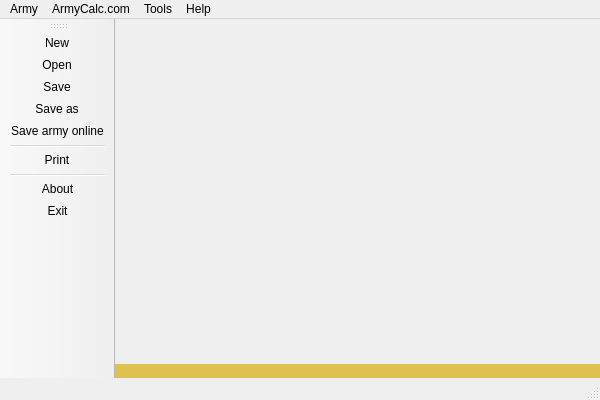
<?xml version="1.0" encoding="UTF-8"?>
<ui version="4.0">
 <class>MainWindow</class>
 <widget class="QMainWindow" name="MainWindow">
  <property name="geometry">
   <rect>
    <x>0</x>
    <y>0</y>
    <width>600</width>
    <height>400</height>
   </rect>
  </property>
  <property name="windowTitle">
   <string>ArmyCalc</string>
  </property>
  <widget class="QWidget" name="centralWidget">
   <layout class="QVBoxLayout" name="verticalLayout">
    <property name="spacing">
     <number>0</number>
    </property>
    <property name="margin">
     <number>0</number>
    </property>
    <item>
     <widget class="QTabWidget" name="tabWidget">
      <property name="tabShape">
       <enum>QTabWidget::Rounded</enum>
      </property>
      <property name="currentIndex">
       <number>-1</number>
      </property>
      <property name="iconSize">
       <size>
        <width>16</width>
        <height>16</height>
       </size>
      </property>
      <property name="documentMode">
       <bool>true</bool>
      </property>
      <property name="tabsClosable">
       <bool>true</bool>
      </property>
      <property name="movable">
       <bool>true</bool>
      </property>
     </widget>
    </item>
    <item>
     <widget class="QLabel" name="background">
      <property name="styleSheet">
       <string notr="true">background-color: #DEC14E;</string>
      </property>
      <property name="text">
       <string/>
      </property>
      <property name="pixmap">
       <pixmap resource="../resources/resources.qrc">:/images/armycalc.png</pixmap>
      </property>
      <property name="scaledContents">
       <bool>false</bool>
      </property>
      <property name="alignment">
       <set>Qt::AlignCenter</set>
      </property>
     </widget>
    </item>
   </layout>
  </widget>
  <widget class="QMenuBar" name="menuBar">
   <property name="geometry">
    <rect>
     <x>0</x>
     <y>0</y>
     <width>600</width>
     <height>23</height>
    </rect>
   </property>
   <widget class="QMenu" name="menuHelp">
    <property name="title">
     <string>Help</string>
    </property>
    <addaction name="actionAbout"/>
   </widget>
   <widget class="QMenu" name="menuArmy">
    <property name="title">
     <string>Army</string>
    </property>
    <addaction name="actionNew"/>
    <addaction name="separator"/>
    <addaction name="actionOpen"/>
    <addaction name="actionSave"/>
    <addaction name="actionSave_as"/>
    <addaction name="separator"/>
    <addaction name="actionPrint"/>
    <addaction name="separator"/>
    <addaction name="actionExit"/>
   </widget>
   <widget class="QMenu" name="menuArmyCalc">
    <property name="title">
     <string>ArmyCalc.com</string>
    </property>
    <addaction name="actionTest_connection"/>
    <addaction name="separator"/>
    <addaction name="actionSave_army_online"/>
    <addaction name="separator"/>
    <addaction name="actionCheck_for_new_version"/>
   </widget>
   <widget class="QMenu" name="menuTools">
    <property name="title">
     <string>Tools</string>
    </property>
    <addaction name="actionDebug_console"/>
   </widget>
   <addaction name="menuArmy"/>
   <addaction name="menuArmyCalc"/>
   <addaction name="menuTools"/>
   <addaction name="menuHelp"/>
  </widget>
  <widget class="QToolBar" name="mainToolBar">
   <attribute name="toolBarArea">
    <enum>LeftToolBarArea</enum>
   </attribute>
   <attribute name="toolBarBreak">
    <bool>false</bool>
   </attribute>
   <addaction name="actionNew"/>
   <addaction name="actionOpen"/>
   <addaction name="actionSave"/>
   <addaction name="actionSave_as"/>
   <addaction name="actionSave_army_online"/>
   <addaction name="separator"/>
   <addaction name="actionPrint"/>
   <addaction name="separator"/>
   <addaction name="actionAbout"/>
   <addaction name="actionExit"/>
  </widget>
  <widget class="QStatusBar" name="statusBar"/>
  <action name="actionNew">
   <property name="icon">
    <iconset resource="../resources/resources.qrc">
     <normaloff>:/icons/new.png</normaloff>:/icons/new.png</iconset>
   </property>
   <property name="text">
    <string>New...</string>
   </property>
  </action>
  <action name="actionOpen">
   <property name="icon">
    <iconset resource="../resources/resources.qrc">
     <normaloff>:/icons/open.png</normaloff>:/icons/open.png</iconset>
   </property>
   <property name="text">
    <string>Open...</string>
   </property>
  </action>
  <action name="actionSave">
   <property name="icon">
    <iconset resource="../resources/resources.qrc">
     <normaloff>:/icons/save.png</normaloff>:/icons/save.png</iconset>
   </property>
   <property name="text">
    <string>Save</string>
   </property>
  </action>
  <action name="actionPrint">
   <property name="icon">
    <iconset resource="../resources/resources.qrc">
     <normaloff>:/icons/print.png</normaloff>:/icons/print.png</iconset>
   </property>
   <property name="text">
    <string>Print...</string>
   </property>
  </action>
  <action name="actionSave_army_online">
   <property name="icon">
    <iconset resource="../resources/resources.qrc">
     <normaloff>:/icons/save_online.png</normaloff>:/icons/save_online.png</iconset>
   </property>
   <property name="text">
    <string>Save army online...</string>
   </property>
  </action>
  <action name="actionCheck_for_new_version">
   <property name="icon">
    <iconset resource="../resources/resources.qrc">
     <normaloff>:/icons/online.png</normaloff>:/icons/online.png</iconset>
   </property>
   <property name="text">
    <string>Check for new version...</string>
   </property>
   <property name="toolTip">
    <string>Check for new version</string>
   </property>
  </action>
  <action name="actionExit">
   <property name="icon">
    <iconset resource="../resources/resources.qrc">
     <normaloff>:/icons/quit.png</normaloff>:/icons/quit.png</iconset>
   </property>
   <property name="text">
    <string>Exit</string>
   </property>
  </action>
  <action name="actionAbout">
   <property name="icon">
    <iconset resource="../resources/resources.qrc">
     <normaloff>:/icons/about.png</normaloff>:/icons/about.png</iconset>
   </property>
   <property name="text">
    <string>About</string>
   </property>
  </action>
  <action name="actionTest_connection">
   <property name="icon">
    <iconset resource="../resources/resources.qrc">
     <normaloff>:/icons/online.png</normaloff>:/icons/online.png</iconset>
   </property>
   <property name="text">
    <string>Test connection</string>
   </property>
  </action>
  <action name="actionSave_as">
   <property name="icon">
    <iconset resource="../resources/resources.qrc">
     <normaloff>:/icons/save.png</normaloff>:/icons/save.png</iconset>
   </property>
   <property name="text">
    <string>Save as...</string>
   </property>
  </action>
  <action name="actionDebug_console">
   <property name="text">
    <string>inspect current tab</string>
   </property>
  </action>
 </widget>
 <layoutdefault spacing="6" margin="11"/>
 <resources>
  <include location="../resources/resources.qrc"/>
 </resources>
 <connections/>
</ui>
